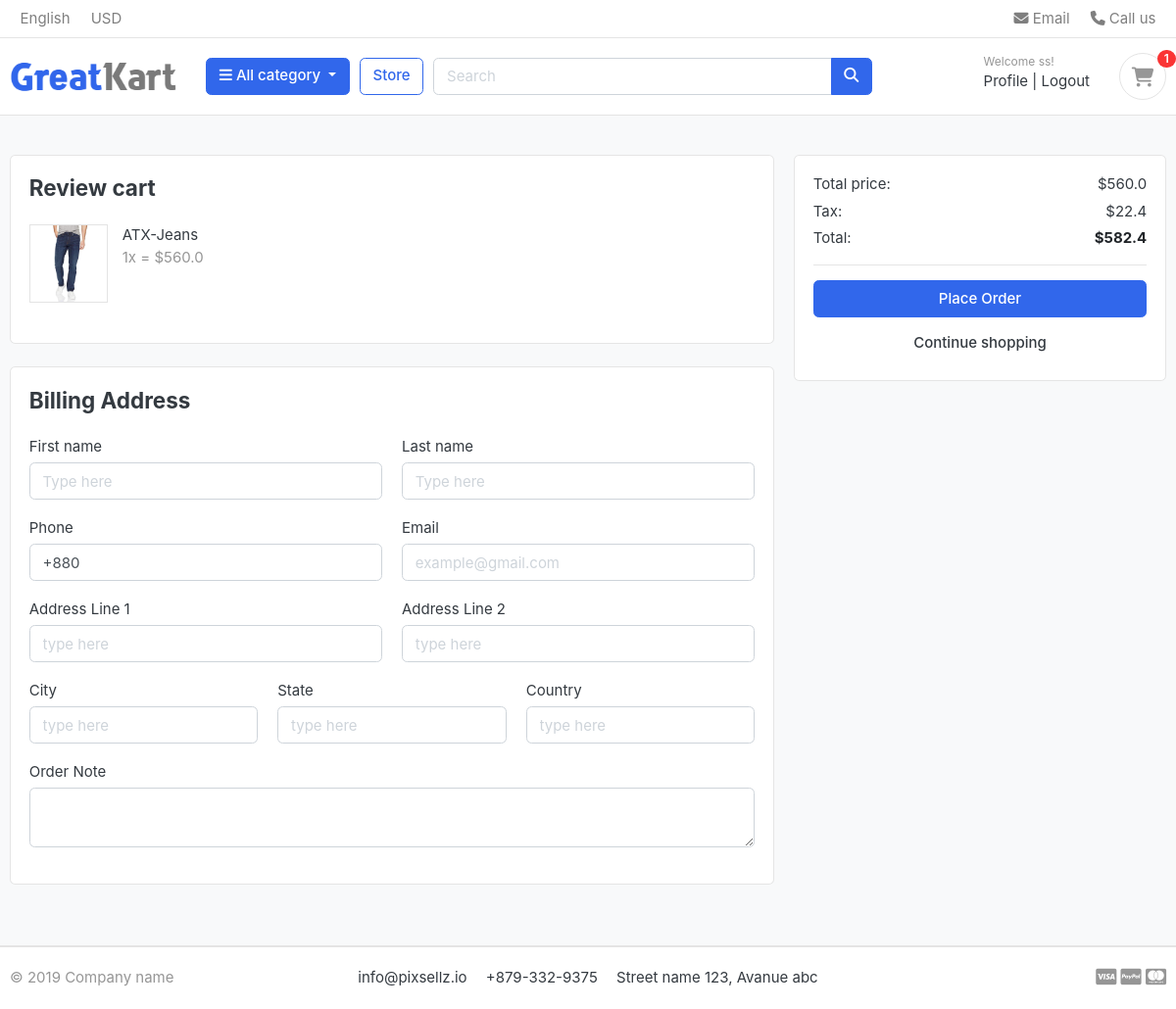
Page /cart/checkout (signed in) on the earlier database version.
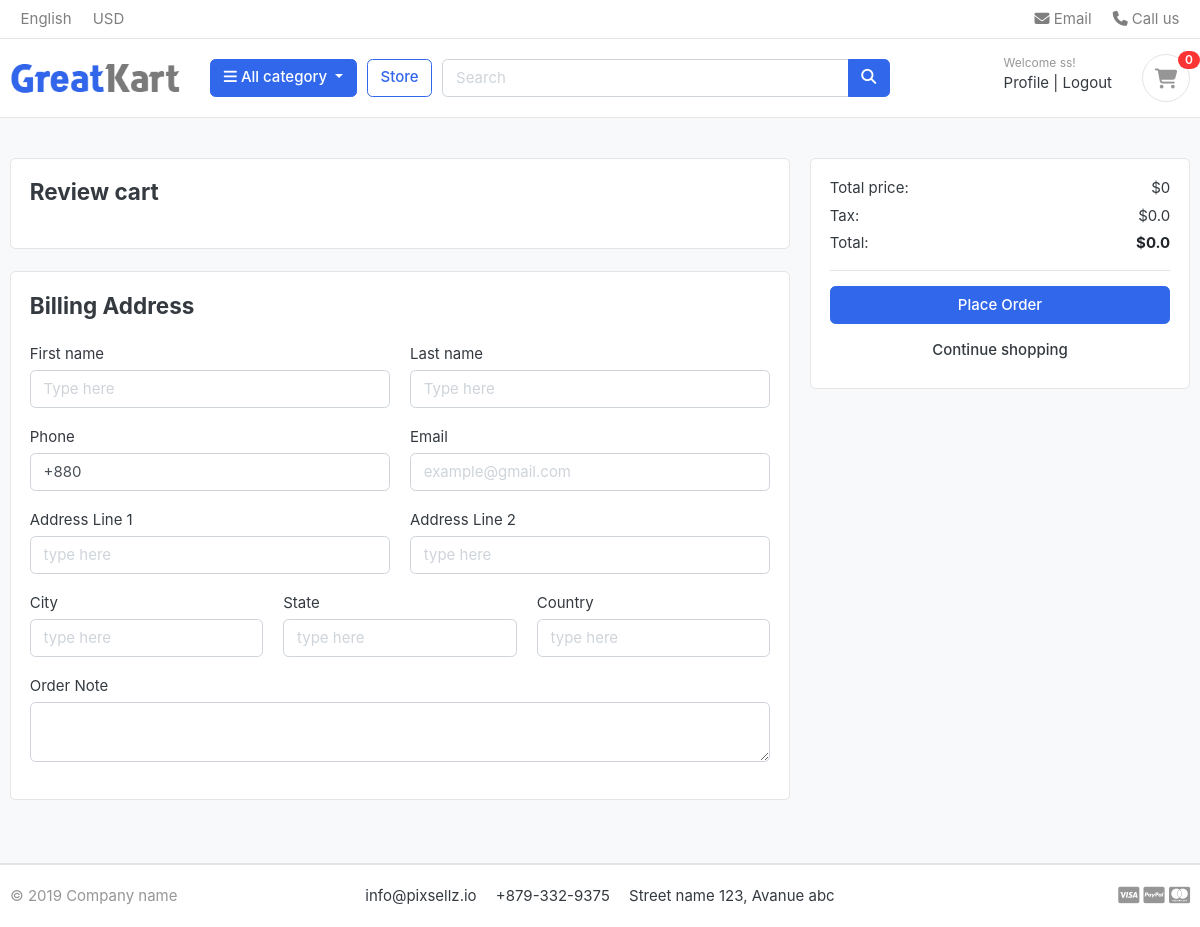
Same page on the later database version.
### cart/models.py (models this page shows, shortened)
class CartItem(models.Model):
    user = models.ForeignKey(Account, on_delete=models.CASCADE, null=True)
    product = models.ForeignKey(Product, on_delete=models.CASCADE, related_name='product')
    variations = models.ManyToManyField(Variation, blank=True)
    cart = models.ForeignKey(Cart, on_delete=models.CASCADE, related_name='cart', null=True)
    quantity = models.IntegerField()
    is_active = models.BooleanField(default=True)
    def sub_total(self):
        return self.product.price * self.quantity

### store/models.py (models this page shows, shortened)
class Product(models.Model):
    product_name = models.CharField(max_length=200, unique=True)
    slug = models.SlugField(max_length=200, unique=True)
    description = models.TextField(max_length=1200, blank=True)
    price = models.FloatField()
    images = models.ImageField(upload_to='photos/products')
    stock = models.IntegerField()
    is_available = models.BooleanField(default=True)
    category = models.ForeignKey(Category, on_delete=models.CASCADE, related_name='category')
    created_at = models.DateTimeField(auto_now_add=True)
    updated_at = models.DateTimeField(auto_now=True)

### cart/views.py (the view)
# urls.py: path('checkout', views.checkout, name='checkout'),
@login_required
def checkout(request, total=0, quantity=0, cart_items=None):
    try:
        tax = 0
        grand_total = 0
        cart_items = CartItem.objects.filter(user=request.user, is_active=True)
        for cart_item in cart_items:
            total += cart_item.product.price*cart_item.quantity
            quantity += cart_item.quantity
        tax = (4*total)/100
        grand_total = total+tax
    except ObjectDoesNotExist:
        pass
    context = {
        'total': total,
        'quantity': quantity,
        'cart_items': cart_items,
        'tax': tax,
        'grand_total': grand_total
    }
    return render(request, 'cart/checkout.html', context)

### cart/context_processors.py (called while the page is built)
def counter(request):
    cart_count = 0
    if 'admin' in request.path:
        return {}
    else:
        try:
            cart = Cart.objects.filter(cart_id=_cart_id(request))
            if request.user.is_authenticated:
                cart_items = CartItem.objects.all().filter(user=request.user)
            else:
                cart_items = CartItem.objects.all().filter(cart=cart[:1])
            for cart_item in cart_items:
                cart_count += cart_item.quantity
        except Cart.DoesNotExist:
            cart_count = 0
    return dict(cart_count=cart_count)

### cart/views.py (called while the page is built)
def _cart_id(request):
    cart = request.session.session_key
    if not cart:
        request.session.create()  # it does not return anything. that is why `cart = request.session.create()` will not work
        cart = request.session.session_key
    return cart  # Ultimately return cart

### category/context_processors.py (called while the page is built)
def manu_links(request):
    links = Category.objects.all().filter(is_active=True)
    return dict(links=links)

### category/models.py (called while the page is built)
    def get_url(self):
        return reverse('store:products_by_category', args=[self.slug])

### templates/cart/checkout.html (shortened to what the changed rows need)
{% extends 'base.html' %}
{% load static %}
{% block body_block %}
<section class="section-content padding-y bg">
    <div class="container">
        <div class="row">
            <main class="col-md-8">
                <article class="card mb-4">
                    <div class="card-body">
                        <div class="row">
                            {% for item in cart_items %}
                            <div class="col-md-6">
                                <figure class="itemside  mb-4">
                                    <div class="aside"><img src="{{ item.product.images.url }}" class="border img-sm">
                                    </div>
                                    <figcaption class="info">
                                        <p>{{ item.product.product_name }} </p>
                                        <span class="text-muted">{{item.quantity}}x = ${{ item.sub_total }} </span>
                                    </figcaption>
                                </figure>
                            </div>
                            {% endfor %}
                        </div>
                    </div>
                </article>
            </main>
            <aside class="col-md-4">
                <div class="card">
                    <div class="card-body">
                        <dl class="dlist-align">
                            <dt>Total price:</dt>
                            <dd class="text-right">${{total}}</dd>
                        </dl>
                        <dl class="dlist-align">
                            <dt>Tax:</dt>
                            <dd class="text-right"> ${{tax}}</dd>
                        </dl>
                        <dl class="dlist-align">
                            <dd class="text-right text-dark b"><strong>${{grand_total}}</strong></dd>
                        </dl>
                    </div>
                </div>
            </aside>
        </div>
    </div>
</section>
{% endblock %}

### templates/partials/header.html (shortened to what this page needs)
{% load static %}
<header class="section-header">
    <nav class="navbar p-md-0 navbar-expand-sm navbar-light border-bottom">
        <div class="container">
            <div class="collapse navbar-collapse" id="navbarTop4">
                <ul class="navbar-nav mr-auto">
                    <li class="nav-item dropdown">
                        <a href="#" class="nav-link"> English </a>
                    </li>
                    <li class="nav-item dropdown">
                        <a href="#" class="nav-link"> USD </a>
                    </li>
                </ul>
                <ul class="navbar-nav">
                    <li><a href="#" class="nav-link"> <i class="fa fa-envelope"></i> Email </a></li>
                    <li><a href="#" class="nav-link"> <i class="fa fa-phone"></i> Call us </a></li>
                </ul>
            </div>
        </div>
    </nav>
    <section class="header-main border-bottom">
        <div class="container">
            <div class="row align-items-center">
                <div class="col-lg-2 col-md-3 col-6">
                    <a href="{% url 'home' %}" class="brand-wrap">
                        <img class="logo" src="{% static 'front/images/logo.png' %}">
                    </a>
                </div>
                <div class="col-lg col-sm col-md col-6 flex-grow-0">
                    <div class="category-wrap dropdown d-inline-block float-right">
                        <button type="button" class="btn btn-primary dropdown-toggle" data-toggle="dropdown">
                            <i class="fa fa-bars"></i> All category
                        </button>
                    </div>
                </div>
                <a href="{% url 'store:store' %}" class="btn btn-outline-primary">Store</a>
                <div class="col-lg  col-md-6 col-sm-12 col">
                    <form action="{% url 'store:product_search' %}" class="search" method="GET">
                        <div class="input-group w-100">
                            <input type="text" name="keyword" class="form-control" style="width:60%;" placeholder="Search">
                            <div class="input-group-append">
                                <button class="btn btn-primary" type="submit">
                                    <i class="fa fa-search"></i>
                                </button>
                            </div>
                        </div>
                    </form>
                </div>
                <div class="col-lg-3 col-sm-6 col-8 order-2 order-lg-3">
                    <div class="d-flex justify-content-end mb-3 mb-lg-0">
                        {% if user.id is None %}
                        <div class="widget-header">
                            <small class="title text-muted">Welcome guest!</small>
                            <div>
                                <a href="{% url 'account:login'%}">Sign in</a> <span class="dark-transp"> | </span>
                                <a href="{% url 'account:register'%}"> Register</a>
                            </div>
                        </div>
                        {% else %}
                        <div class="widget-header">
                            <small class="title text-muted">Welcome {{user.first_name}}!</small>
                            <div>
                                <a href="{% url 'account:dashboard' %}">Profile</a> <span class="dark-transp"> | </span>
                                <a href="{% url 'account:logout'%}"> Logout</a>
                            </div>
                        </div>
                        {% endif %}
                        <a href="{% url 'cart:cart' %}" class="widget-header pl-3 ml-3">
                            <div class="icon icon-sm rounded-circle border"><i class="fa fa-shopping-cart"></i></div>
                            <span class="badge badge-pill badge-danger notify">{{ cart_count }}</span>
                        </a>
                    </div>
                </div>
            </div>
        </div>
    </section>
</header>

Differences in the rows shown:
removed CartItem: product.images (picture), product.product_name "ATX-Jeans", quantity "1", sub_total "560.0"
Other differences:
{{ cart_count }}: "1" → "0"
{{ total }}: "560.0" → "0"
{{ tax }}: "22.4" → "0.0"
{{ grand_total }}: "582.4" → "0.0"
